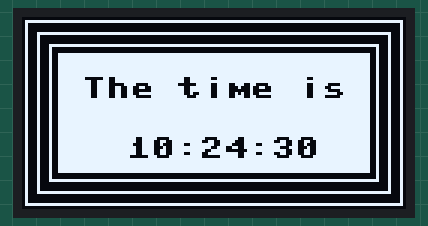
Recording of a program running on a simulated MicroPython board. Shown: 128×64 one-colour display. The clock reads 2024-03-15 10:24:30 at power-on unless the program sets it; the interpreter's speed is modelled, so counts of loop turns are approximate; library files of the repository ran but are not shown: ssd1306.py.

Above: at 0.1 s.
At 4.1 s:
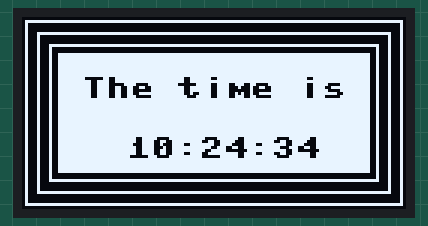
At 7.1 s:
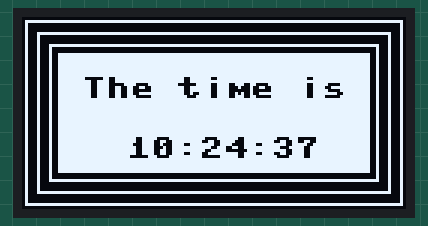
At 19.1 s:
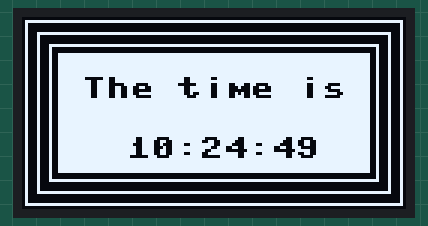
At 28.1 s:
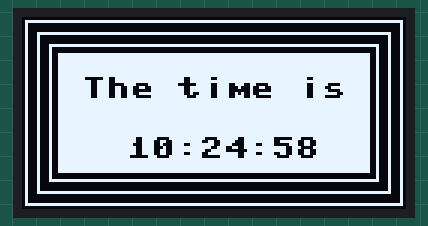
At 38.1 s:
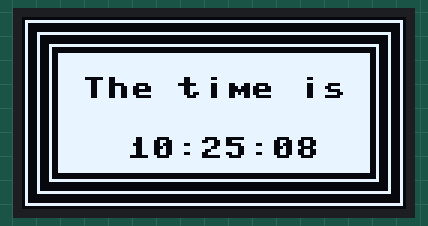

The program:

classy_clock.py
```python
from machine import Pin, I2C
from ssd1306 import SSD1306_I2C
import time


def main():
    i2c = I2C(id=1, sda=Pin(18), scl=Pin(19), freq=400_000)
    display = Display(i2c)

    while True:
        (year, month, mday, hour, minute, second, weekday, yearday) = time.localtime()
        # converting to 12 hr format
        hour = (hour-1)%12+1
        display.update(hour, minute, second)


class Display:
    def __init__(self, i2c):
        self.screen = SSD1306_I2C(128, 64, i2c)

    def draw_frame(self):
        "draws a decorative border"
        self.screen.fill(0)
        self.screen.rect(1, 1, 126, 62, 1)
        self.screen.rect(5, 5, 118, 54, 1)
        self.screen.rect(9, 9, 110, 46, 1)
        self.screen.fill_rect(12, 12, 104, 40, 1)

    def update(self, hour, minute, second):
        self.draw_frame()
        # drawing the time
        self.screen.text("The time is", 20, 20, 0)
        self.screen.text(f'{hour:2d}:{minute:02d}:{second:02d}', 35, 40, 0)
        self.screen.show()


if __name__ == '__main__':
    main()
```

Measured:
- what the display in image 1 shows lasts 1.0 s, from 4.0 s to 5.0 s
